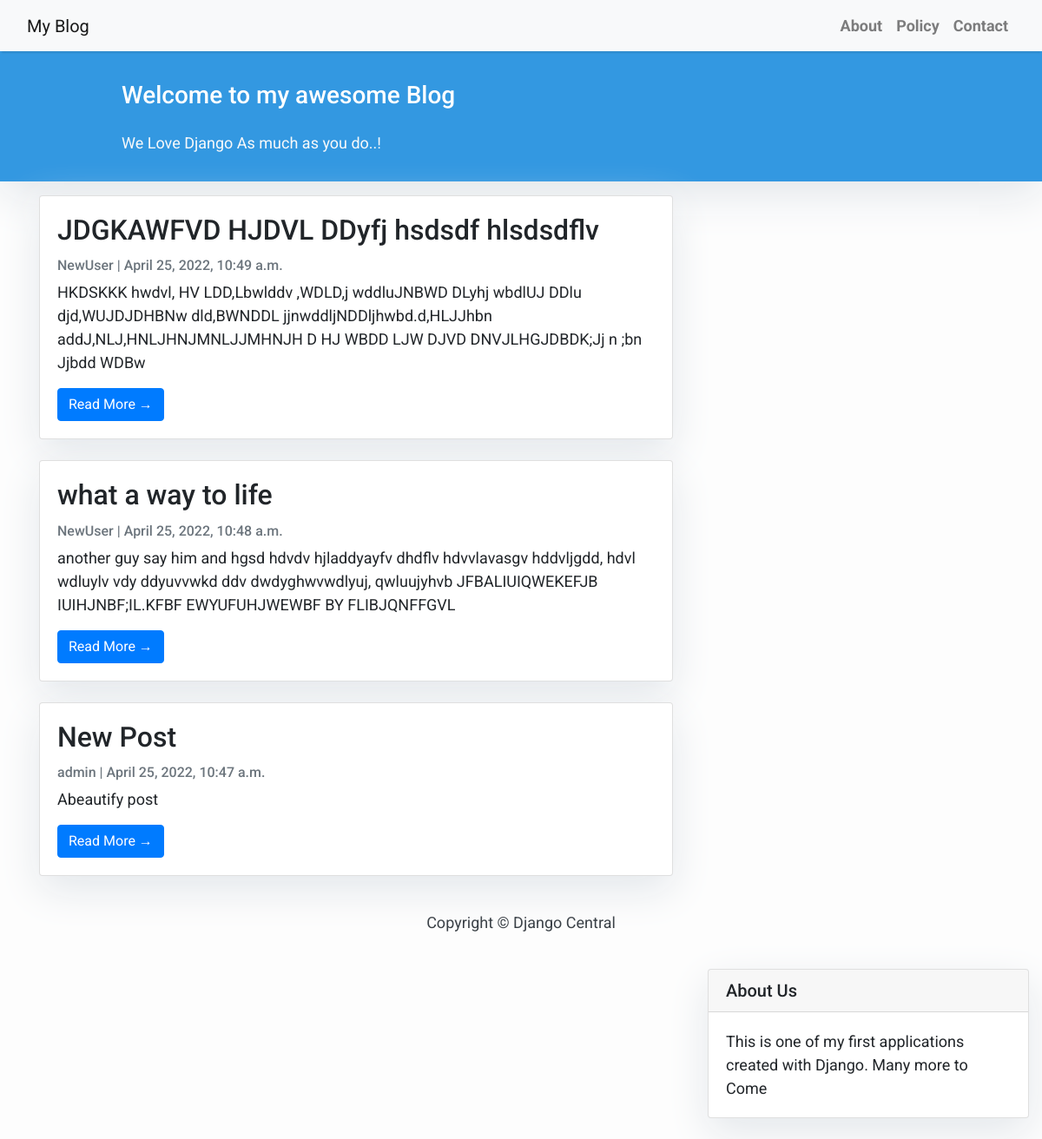
The page / on the database its author committed.
### blog/models.py (models this page shows, shortened)
class Post(models.Model):
    title = models.CharField(max_length=200, unique=True)
    slug = models.SlugField(max_length=200, unique=True)
    author = models.ForeignKey(User, on_delete= models.CASCADE,related_name='blog_posts')
    updated_on = models.DateTimeField(auto_now= True)
    content = models.TextField()
    created_on = models.DateTimeField(auto_now_add=True)
    status = models.IntegerField(choices=STATUS, default=0)
    class Meta:
        ordering = ['-created_on']

### blog/views.py (the view)
# urls.py: path('', views.PostList.as_view(), name='home'),
class PostList(generic.ListView):
    queryset = Post.objects.filter(status=1).order_by('-created_on')
    template_name = 'index.html'

### blog/templates/index.html (shortened to what this page needs)
{% extends "base.html" %}
{% block content %}
<header class="masthead">
    <div class="container">
        <div class="row">
            <div class=" col-md-8 col-md-10 mx-auto">
                <div class="site-heading">
                    <h3 class=" site-heading my-4 mt-3 text-white"> Welcome to my awesome Blog </h3>
                    <p class="text-light">We Love Django As much as you do..! &nbsp
                    </p>
                </div>
            </div>
        </div>
    </div>
</header>
<div class="container">
    <div class="row">
        <div class="col-md-8 mt-3 left">
            {% for post in post_list %}
            <div class="card mb-4">
                <div class="card-body">
                    <h2 class="card-title">{{ post.title }}</h2>
                    <p class="card-text text-muted h6">{{ post.author }} | {{ post.created_on}} </p>
                    <p class="card-text">{{post.content|slice:":200" }}</p>
                    <a href="{% url 'post_detail' post.slug  %}" class="btn btn-primary">Read More &rarr;</a>
                </div>
            </div>
            {% endfor %}
        </div>
    </div>
</div>
{%endblock%}

### blog/templates/base.html (shortened to what this page needs)
<!DOCTYPE html>
<html>
    <head>
        <link rel="stylesheet" href="https://maxcdn.bootstrapcdn.com/bootstrap/4.0.0/css/bootstrap.min.css"
 />
    </head>
    <body>
        <nav class="navbar navbar-expand-lg navbar-light bg-light shadow" id="mainNav">
            <div class="container-fluid">
                <a class="navbar-brand" href="{% url 'home' %}">My Blog</a>
                <div class="collapse navbar-collapse" id="navbarResponsive">
                    <ul class="navbar-nav ml-auto">
                        <li class="nav-item text-black">
                            <a class="nav-link text-black font-weight-bold" href="#">About</a>
                        </li>
                        <li class="nav-item text-black">
                            <a class="nav-link text-black font-weight-bold" href="#">Policy</a>
                        </li>
                        <li class="nav-item text-black">
                            <a class="nav-link text-black font-weight-bold" href="#">Contact</a>
                        </li>
                    </ul>
                </div>
            </div>
        </nav>
        {% block content %}{% endblock content %}
        <footer class="py-3 bg-grey">
            <p class="m-0 text-dark text-center ">Copyright &copy; Django Central</p>
        </footer>
    </body>
</html>
{% block sidebar %}
<div class="col-md-4 float-right ">
<div class="card my-4">
        <h5 class="card-header">About Us</h5>
    <div class="card-body">
        <p class="card-text">This is one of my first applications created with Django. Many more to Come</p>
    </div>
</div>
</div>
{% endblock sidebar %}

### blog/templates/base.html (style rules this page uses)
body { font-family: "Roboto", sans-serif; font-size: 17px; background-color: #fdfdfd; }
.shadow { box-shadow: 0 4px 2px -2px rgba(0, 0, 0, 0.1); }
.masthead { background: #3398E1; height: auto; padding-bottom: 15px; box-shadow: 0 16px 48px #E3E7EB; padding-top: 10px; }
.card { box-shadow: 0 16px 48px #E3E7EB; }

### blog/templates/index.html (style rules this page uses)
body { font-family: "Roboto", sans-serif; font-size: 18px; background-color: #fdfdfd; }
.card { box-shadow: 0 16px 48px #E3E7EB; }

### rows shown on the page
Post: title "JDGKAWFVD HJDVL DDyfj hsdsdf hlsdsdflv", author "NewUser", created_on "April 25, 2022, 10:49 a.m.", content "HKDSKKK hwdvl, HV LDD,Lbwlddv ,WDLD,j wddluJNBWD DLyhj wbdlUJ DDlu djd,WUJDJDHBNw dld,BWNDDL jjnwddljNDDljhwbd.d,HLJJhbn addJ,NLJ,HNLJHNJMNLJJMHNJH D HJ WBDD LJW DJVD DNVJLHGJDBDK;Jj n ;bn Jjbdd WDBw"
Post: title "what a way to life", author "NewUser", created_on "April 25, 2022, 10:48 a.m.", content "another guy say him and hgsd hdvdv hjladdyayfv dhdflv hdvvlavasgv hddvljgdd, hdvl wdluylv vdy ddyuvvwkd ddv dwdyghwvwdlyuj, qwluujyhvb JFBALIUIQWEKEFJB IUIHJNBF;IL.KFBF EWYUFUHJWEWBF BY FLIBJQNFFGVL"
Post: title "New Post", author "admin", created_on "April 25, 2022, 10:47 a.m.", content "Abeautify post"
